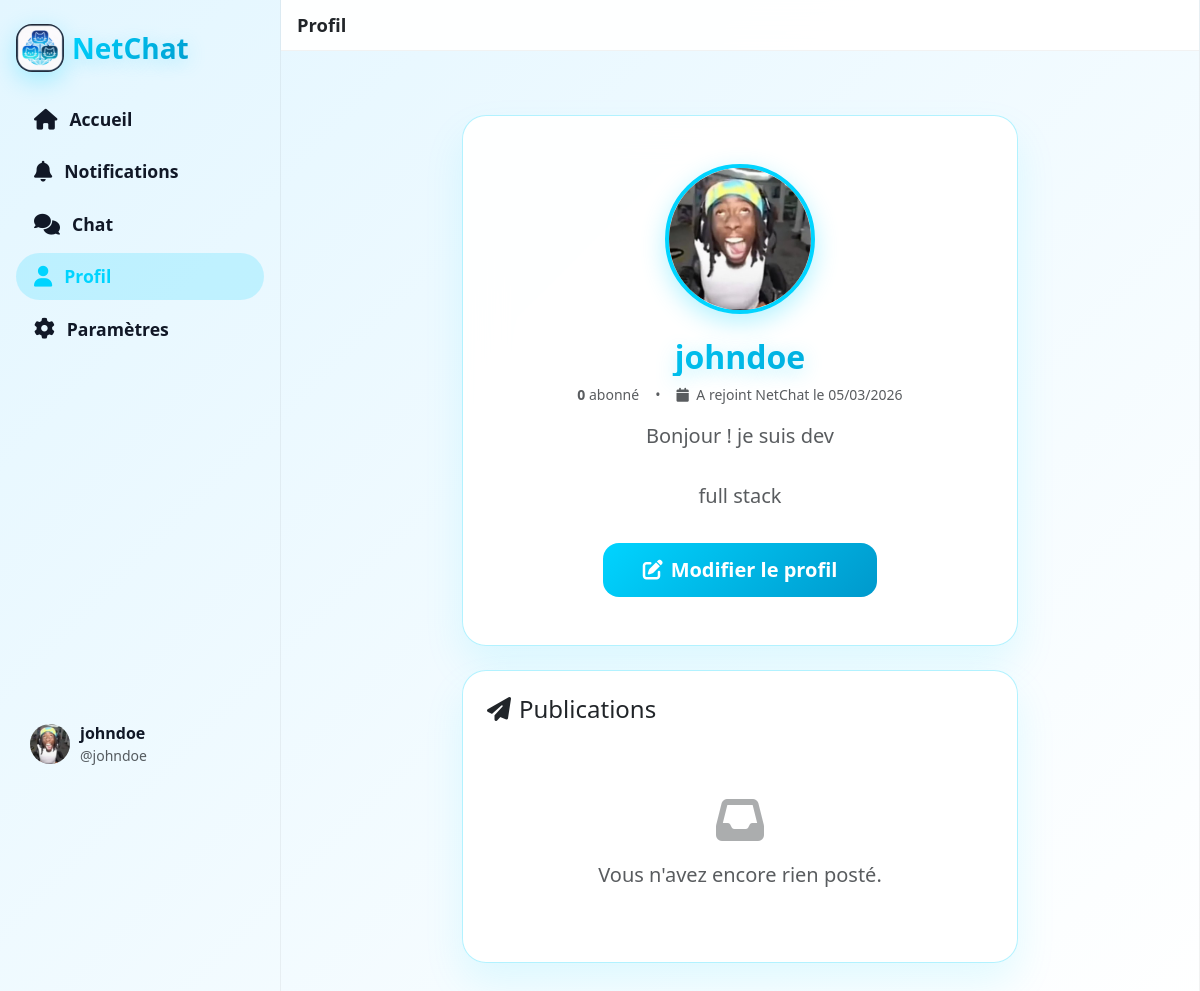
The app's page /public/profile?id=1 (signed in), older data.
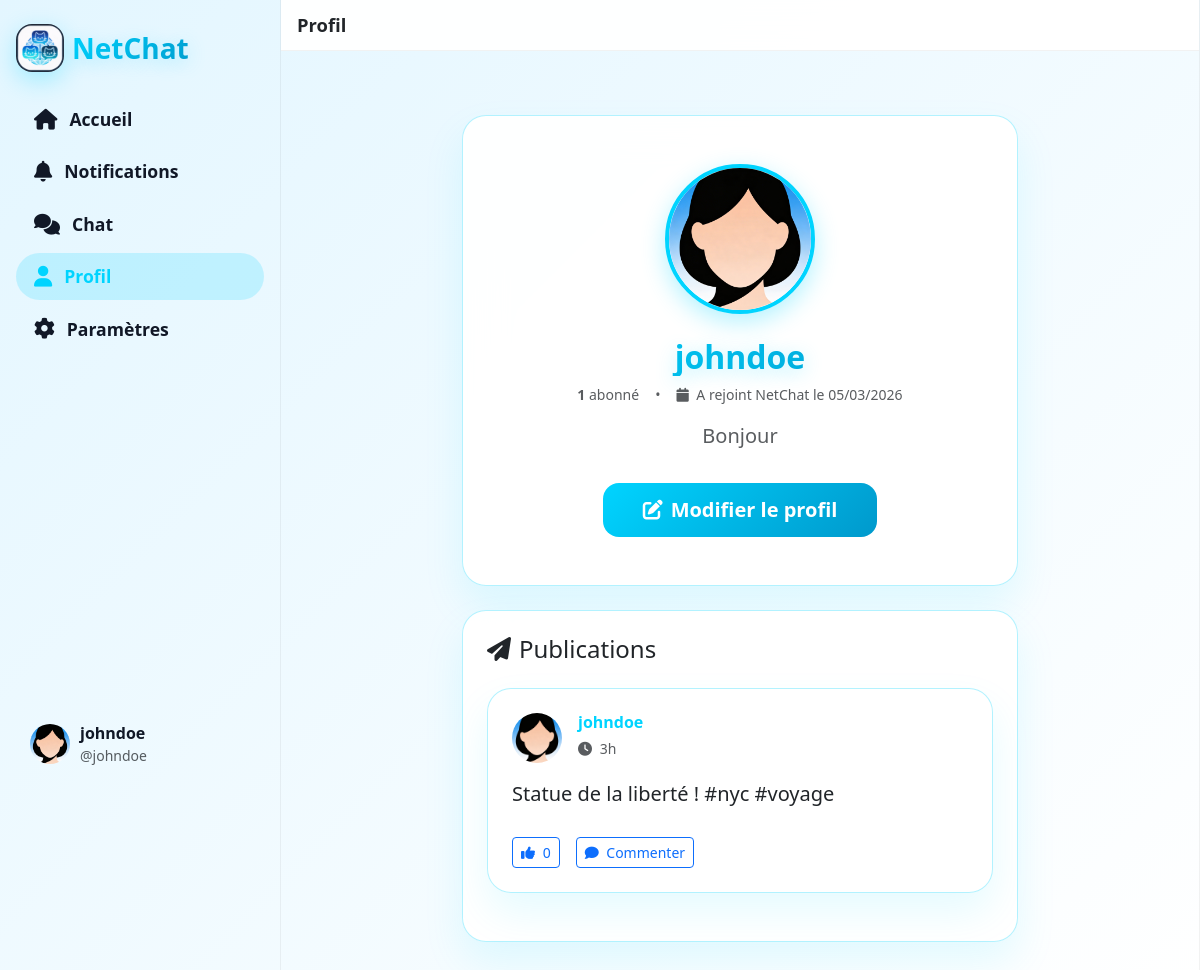
The same page, newer data.
### tables this page shows
CREATE TABLE IF NOT EXISTS `users` (
  `id` int NOT NULL AUTO_INCREMENT,
  `username` varchar(50) NOT NULL,
  `email` varchar(100) NOT NULL,
  `password_hash` varchar(255) NOT NULL,
  `phone` varchar(20) DEFAULT NULL,
  `age` int DEFAULT NULL,
  `birthdate` date DEFAULT NULL,
  `profile_picture` varchar(255) DEFAULT 'assets/user_icon.png',
  `followers_count` int UNSIGNED NOT NULL DEFAULT '0',
  `bio` text,
  `status` enum('online','away','busy','offline') DEFAULT 'offline',
  `account_type` enum('user','moderator','administrator') DEFAULT 'user',
  `is_verified` tinyint(1) DEFAULT '0',
  `created_at` timestamp NULL DEFAULT CURRENT_TIMESTAMP,
  `last_login` timestamp NULL DEFAULT NULL,
  `google_id` varchar(100) DEFAULT NULL,
  `github_id` varchar(100) DEFAULT NULL,
  `provider` enum('local','google','github') DEFAULT 'local',
  PRIMARY KEY (`id`),
  UNIQUE KEY `username` (`username`),
  UNIQUE KEY `email` (`email`),
  UNIQUE KEY `unique_google` (`google_id`),
  UNIQUE KEY `unique_github` (`github_id`)
);

CREATE TABLE IF NOT EXISTS `posts` (
  `id` int NOT NULL AUTO_INCREMENT,
  `user_id` int NOT NULL,
  `content` text NOT NULL,
  `image_url` varchar(255) DEFAULT NULL,
  `created_at` timestamp NULL DEFAULT CURRENT_TIMESTAMP,
  `updated_at` timestamp NULL DEFAULT CURRENT_TIMESTAMP ON UPDATE CURRENT_TIMESTAMP,
  PRIMARY KEY (`id`),
  KEY `user_id` (`user_id`)
);

### core/BaseController.php (called while the page is built, shortened)
<?php
class BaseController {
    public function __construct() {
        require_once __DIR__ . '/../config/database.php';
        $this->db = Database::getInstance()->getConnection();
    }
    protected function view($viewName, $data = []) {
        require_once __DIR__ . '/helpers.php';
        $data['basePath'] = '/netchat/public';
        extract($data);
        $viewPath = __DIR__ . '/../app/views/' . $viewName . '.php';
        require $viewPath;
    }
}

### app/controllers/ProfileController.php (called while the page is built, shortened)
<?php
require_once __DIR__ . '/../../core/BaseController.php';
require_once __DIR__ . '/../models/User.php';
require_once __DIR__ . '/../models/Post.php';
class ProfileController extends BaseController {
    private $userModel;
    private $postModel;
    public function __construct() {
        $this->userModel = new User($this->db);
        $this->postModel = new Post($this->db);
    }
    public function show() {
        $profile_user_id = isset($_GET['id']) ? (int)$_GET['id'] : $_SESSION['user_id'];
        $profile_user = $this->userModel->findById($profile_user_id);
        $posts = $this->postModel->findByUserId($profile_user_id);
        $profile_picture = $profile_user['profile_picture'] ?? 'assets/user_icon.png';
        $profile_picture_path = __DIR__ . '/../../public/' . $profile_picture;
        if (!file_exists($profile_picture_path)) {
            $profile_picture = 'assets/user_icon.png';
        }
        $current_user = $this->userModel->findById($_SESSION['user_id']);
        $user_profile_picture = $current_user['profile_picture'] ?? 'assets/user_icon.png';
        $user_profile_picture_path = __DIR__ . '/../../public/' . $user_profile_picture;
        if (!file_exists($user_profile_picture_path)) {
            $user_profile_picture = 'assets/user_icon.png';
        }
        $followModel = new Follow($this->db);
        $isFollowing = $followModel->isFollowing($_SESSION['user_id'], $profile_user_id);
        $this->view('profile/show', [
            'profile_user' => $profile_user,
            'profile_user_id' => $profile_user_id,
            'posts' => $posts,
            'profile_picture' => $profile_picture,
            'current_user' => $current_user,
            'user_profile_picture' => $user_profile_picture
            ,'isFollowing' => $isFollowing
        ]);
    }
}

### public/index.php (called while the page is built, shortened)
<?php
$router = new Router();
$router->get('/login', 'AuthController', 'login');
$router->post('/login', 'AuthController', 'login');
$router->get('/register', 'AuthController', 'register');
$router->post('/register', 'AuthController', 'register');
$router->get('/logout', 'LogoutController', 'logout');
$router->get('/', 'DashboardController', 'index');
$router->get('/dashboard', 'DashboardController', 'index');
$router->get('/notifications', 'NotificationsController', 'index');
$router->get('/chat', 'ChatController', 'index');
$router->get('/search', 'SearchController', 'index');
$router->get('/profile', 'ProfileController', 'show');
$router->get('/profil', 'ProfileController', 'show');
$router->get('/settings', 'SettingsController', 'index');
$router->post('/settings', 'SettingsController', 'index');
$router->post('/comment/create', 'CommentController', 'create');
$router->post('/comment/delete', 'CommentController', 'delete');
$router->get('/password/edit', 'PasswordController', 'edit');
$router->post('/password/edit', 'PasswordController', 'edit');
$router->dispatch();

### app/models/User.php (called while the page is built, shortened)
<?php
class User {
    private $db;
    public function __construct($db) {
        $this->db = $db;
    }
    public function findById($id) {
        $stmt = $this->db->prepare("SELECT * FROM users WHERE id = ?");
        $stmt->execute([$id]);
        return $stmt->fetch(PDO::FETCH_ASSOC);
    }
}

### config/database.php (called while the page is built)
<?php
class Database {
    private static $instance = null;
    private $pdo;
    private function __construct() {
        try {
            $this->pdo = new PDO(
                'mysql:host=127.0.0.1;dbname=netchat;charset=utf8mb4',
                'root',
                ''
            );
            $this->pdo->setAttribute(PDO::ATTR_ERRMODE, PDO::ERRMODE_EXCEPTION);
        } catch(PDOException $e) {
            die("Erreur DB: " . $e->getMessage());
        }
    }
    public static function getInstance() {
        if (self::$instance === null) {
            self::$instance = new self();
        }
        return self::$instance;
    }
    public function getConnection() {
        return $this->pdo;
    }
}

### app/models/Post.php (called while the page is built, shortened)
<?php
class Post {
    private $db;
    public function __construct($db) {
        $this->db = $db;
    }
    public function findByUserId($userId, $limit = 20) {
        $limit = (int)$limit;
        $stmt = $this->db->prepare("
            SELECT p.*,
                   COUNT(DISTINCT r.id) as likes
            FROM posts p
            LEFT JOIN reactions r ON p.id = r.post_id AND r.reaction_type = 'like'
            WHERE p.user_id = ?
            GROUP BY p.id
            ORDER BY p.created_at DESC
            LIMIT " . $limit . "
        ");
        $stmt->execute([$userId]);
        return $stmt->fetchAll(PDO::FETCH_ASSOC);
    }
}

### core/helpers.php (called while the page is built, shortened)
<?php
if (!function_exists('relativeTime')) {
    function relativeTime($datetime) {
        $tz = new DateTimeZone('Europe/Paris');
        if (is_numeric($datetime)) {
            $ts = (int) $datetime;
        } else {
            $dt = new DateTime($datetime, $tz);
            $ts = $dt->getTimestamp();
        }
        $now = (new DateTime('now', $tz))->getTimestamp();
        $diff = $now - $ts;
        if ($diff < 86400) return floor($diff / 3600) . 'h';
        $years = floor($diff / 31536000);
        return $years . ' an' . ($years > 1 ? 's' : '');
    }
}

### app/views/profile/show.php (the view, shortened to what the rows shown need)
<?php
include __DIR__ . '/../layouts/header.php';
?>
<div class="nc-layout">
    <aside class="nc-sidebar d-none d-md-block">
        <div class="nc-sidebar-inner">
            <div>
                <a href="<?= $basePath ?? '/netchat/public' ?>/" class="nc-sidebar-logo">
                    <img src="<?= $basePath ?? '/netchat/public' ?>/assets/logo.png" alt="NetChat">
                    <span class="netchat-title fs-3 fw-bold">NetChat</span>
                </a>
                <nav class="nc-sidebar-nav nav flex-column">
                    <a href="<?= $basePath ?? '/netchat/public' ?>/" class="nav-link">
                        <i class="fas fa-home"></i><span>Accueil</span>
                    </a>
                    <a href="<?= $basePath ?? '/netchat/public' ?>/notifications" class="nav-link">
                        <i class="fas fa-bell"></i><span>Notifications</span>
                    </a>
                    <a href="<?= $basePath ?? '/netchat/public' ?>/chat" class="nav-link">
                        <i class="fas fa-comments"></i><span>Chat</span>
                    </a>
                    <a href="<?= $basePath ?? '/netchat/public' ?>/profile?id=<?= (int)$_SESSION['user_id'] ?>" class="nav-link active">
                        <i class="fas fa-user"></i><span>Profil</span>
                    </a>
                    <a href="<?= $basePath ?? '/netchat/public' ?>/settings" class="nav-link">
                        <i class="fas fa-cog"></i><span>Paramètres</span>
                    </a>
                </nav>
            </div>
            <div>
                <a href="<?= $basePath ?? '/netchat/public' ?>/profile?id=<?= (int)$_SESSION['user_id'] ?>" class="nc-sidebar-profile">
                    <img src="<?= $basePath ?? '/netchat/public' ?>/<?= htmlspecialchars($user_profile_picture) ?>" alt="Profil">
                    <div>
                        <div class="fw-semibold"><?= htmlspecialchars($current_user['username'] ?? $_SESSION['username']) ?></div>
                        <div class="text-muted small">@<?= htmlspecialchars($current_user['username'] ?? $_SESSION['username']) ?></div>
                    </div>
                </a>
            </div>
        </div>
    </aside>
    <main class="nc-main-column">
        <div class="nc-main-header">
            <h5>Profil</h5>
        </div>
        <div class="px-4 py-3">
            <div class="container mt-5 mb-5">
                <div class="row justify-content-center">
                    <div class="col-lg-8 col-md-10">
                        <div class="netchat-card p-5 text-center mb-4">
                            <img src="<?= $basePath ?? '/netchat/public' ?>/<?= htmlspecialchars($profile_picture) ?>"
                                 alt="Photo de profil"
                                 class="rounded-circle mb-4"
                                 width="150"
                                 height="150"
                                 style="object-fit: cover; border: 4px solid var(--primary-blue); box-shadow: 0 8px 24px rgba(0, 212, 255, 0.3);">
                            <h2 class="netchat-title mb-2"><?= htmlspecialchars($profile_user['username']) ?></h2>
                            <div class="d-flex justify-content-center align-items-center gap-3 mb-3 text-muted small">
                                <span>
                                    <strong id="followersCount"><?= (int)($profile_user['followers_count'] ?? 0) ?></strong>
                                    abonné<?= (($profile_user['followers_count'] ?? 0) > 1 ? 's' : '') ?>
                                </span>
                                <?php if (!empty($profile_user['created_at'])): ?>
                                    <span>•</span>
                                    <span>
                                        <i class="fas fa-calendar me-1"></i>
                                        A rejoint NetChat le <?= date('d/m/Y', strtotime($profile_user['created_at'])) ?>
                                    </span>
                                <?php endif; ?>
                            </div>
                            <?php if (!empty($profile_user['bio'])): ?>
                                <p class="text-muted fs-5 mb-3" style="max-width: 600px; margin: 0 auto;">
                                    <?= nl2br(htmlspecialchars($profile_user['bio'])) ?>
                                </p>
                            <?php else: ?>
                                <p class="text-muted mb-3">Aucune bio pour le moment</p>
                            <?php endif; ?>
                            <?php if (isset($_SESSION['user_id']) && $_SESSION['user_id'] == $profile_user_id): ?>
                                <a href="<?= $basePath ?? '/netchat/public' ?>/settings" class="btn btn-primary btn-lg mt-3">
                                    <i class="fas fa-edit me-2"></i>Modifier le profil
                                </a>
                            <?php endif; ?>
                        </div>
                        <div class="netchat-card p-4">
                            <h4 class="mb-4">
                                <i class="fas fa-paper-plane me-2"></i>Publications
                            </h4>
                            <?php if (empty($posts)): ?>
                                <div class="text-center py-5">
                                    <i class="fas fa-inbox fa-3x text-muted mb-3" style="opacity: 0.5;"></i>
                                    <p class="text-muted fs-5 mb-0">
                                        <?php if (isset($_SESSION['user_id']) && $_SESSION['user_id'] == $profile_user_id): ?>
                                            Vous n'avez encore rien posté.
                                        <?php else: ?>
                                            Cet utilisateur n'a encore rien posté.
                                        <?php endif; ?>
                                    </p>
                                </div>
                            <?php else: ?>
                                <div class="row">
                                    <?php foreach ($posts as $post): ?>
                                        <div class="col-12 mb-4">
                                            <div class="netchat-card p-4">
                                                <div class="d-flex align-items-start mb-3">
                                                    <img src="<?= $basePath ?? '/netchat/public' ?>/<?= htmlspecialchars($profile_picture) ?>"
                                                         class="rounded-circle me-3"
                                                         width="50"
                                                         height="50"
                                                         style="object-fit:cover;"
                                                         alt="Profil">
                                                    <div class="flex-grow-1">
                                                        <h6 class="mb-1 fw-bold link-netchat"><?= htmlspecialchars($profile_user['username']) ?></h6>
                                                        <small class="text-muted">
                                                            <i class="fas fa-clock me-1"></i>
                                                            <?= relativeTime($post['created_at']) ?>
                                                        </small>
                                                    </div>
                                                </div>
                                                <p class="fs-5 mb-3">
                                                    <?= nl2br(htmlspecialchars($post['content'])) ?>
                                                </p>
                                                <div class="d-flex gap-3 align-items-center">
                                                    <button class="btn btn-outline-primary btn-sm">
                                                        <i class="fas fa-thumbs-up me-1"></i> <?= (int)$post['likes'] ?>
                                                    </button>
                                                    <button class="btn btn-outline-primary btn-sm">
                                                        <i class="fas fa-comment me-1"></i> Commenter
                                                    </button>
                                                </div>
                                            </div>
                                        </div>
                                    <?php endforeach; ?>
                                </div>
                            <?php endif; ?>
                        </div>
                    </div>
                </div>
            </div>
        </div>
    </main>
</div>
<?php include __DIR__ . '/../layouts/footer.php'; ?>

Row changes from the older to the newer data that the page shows:
changed users "johndoe": followers_count "0" → "1"; bio "Bonjour ! je suis dev full stack" → "Bonjour"; profile_picture: picture removed
added posts: user.username "johndoe", created_at "3h", content "Statue de la liberté ! #nyc #voyage", likes "0"
Text that changed along with them:
text no longer shown: "Vous n'avez encore rien posté."
